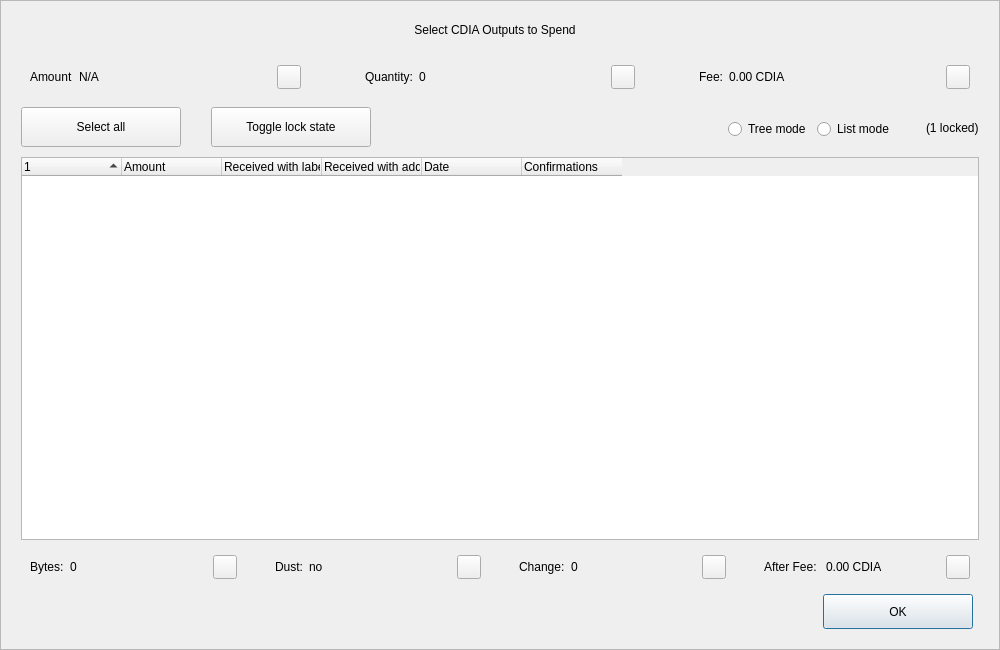
<?xml version="1.0" encoding="UTF-8"?>
<ui version="4.0">
 <class>CoinControlDialog</class>
 <widget class="QDialog" name="CoinControlDialog">
  <property name="geometry">
   <rect>
    <x>0</x>
    <y>0</y>
    <width>1000</width>
    <height>650</height>
   </rect>
  </property>
  <property name="minimumSize">
   <size>
    <width>950</width>
    <height>650</height>
   </size>
  </property>
  <property name="windowTitle">
   <string>Coin Selection</string>
  </property>
  <property name="styleSheet">
   <string notr="true"/>
  </property>
  <layout class="QVBoxLayout" name="verticalLayout">
   <property name="spacing">
    <number>0</number>
   </property>
   <property name="leftMargin">
    <number>0</number>
   </property>
   <property name="topMargin">
    <number>0</number>
   </property>
   <property name="rightMargin">
    <number>0</number>
   </property>
   <property name="bottomMargin">
    <number>0</number>
   </property>
   <item>
    <widget class="QFrame" name="frameContainer">
     <property name="toolTipDuration">
      <number>0</number>
     </property>
     <property name="frameShape">
      <enum>QFrame::StyledPanel</enum>
     </property>
     <property name="frameShadow">
      <enum>QFrame::Raised</enum>
     </property>
     <layout class="QVBoxLayout" name="verticalLayout_2">
      <property name="leftMargin">
       <number>0</number>
      </property>
      <property name="rightMargin">
       <number>0</number>
      </property>
      <property name="bottomMargin">
       <number>20</number>
      </property>
      <item>
       <layout class="QHBoxLayout" name="horizontalLayout_12">
        <property name="spacing">
         <number>0</number>
        </property>
        <property name="leftMargin">
         <number>20</number>
        </property>
        <property name="rightMargin">
         <number>30</number>
        </property>
        <item>
         <spacer name="horizontalSpacer_4">
          <property name="orientation">
           <enum>Qt::Horizontal</enum>
          </property>
          <property name="sizeHint" stdset="0">
           <size>
            <width>40</width>
            <height>20</height>
           </size>
          </property>
         </spacer>
        </item>
        <item>
         <widget class="QLabel" name="labelTitle">
          <property name="minimumSize">
           <size>
            <width>0</width>
            <height>40</height>
           </size>
          </property>
          <property name="maximumSize">
           <size>
            <width>16777215</width>
            <height>40</height>
           </size>
          </property>
          <property name="text">
           <string>Select CDIA Outputs to Spend</string>
          </property>
          <property name="alignment">
           <set>Qt::AlignCenter</set>
          </property>
          <property name="margin">
           <number>7</number>
          </property>
         </widget>
        </item>
        <item>
         <spacer name="horizontalSpacer_5">
          <property name="orientation">
           <enum>Qt::Horizontal</enum>
          </property>
          <property name="sizeHint" stdset="0">
           <size>
            <width>40</width>
            <height>20</height>
           </size>
          </property>
         </spacer>
        </item>
       </layout>
      </item>
      <item>
       <layout class="QHBoxLayout" name="horizontalLayout_8">
        <property name="leftMargin">
         <number>20</number>
        </property>
        <property name="rightMargin">
         <number>20</number>
        </property>
        <item>
         <widget class="QWidget" name="layoutAmount" native="true">
          <layout class="QHBoxLayout" name="horizontalLayout_9" stretch="0,1,0">
           <item>
            <widget class="QLabel" name="labelCoinControlAmountText">
             <property name="text">
              <string>Amount</string>
             </property>
            </widget>
           </item>
           <item>
            <widget class="QLabel" name="labelCoinControlAmount">
             <property name="text">
              <string notr="true">N/A</string>
             </property>
            </widget>
           </item>
           <item alignment="Qt::AlignHCenter|Qt::AlignVCenter">
            <widget class="QPushButton" name="pushButtonAmount">
             <property name="minimumSize">
              <size>
               <width>0</width>
               <height>24</height>
              </size>
             </property>
             <property name="maximumSize">
              <size>
               <width>24</width>
               <height>26</height>
              </size>
             </property>
             <property name="focusPolicy">
              <enum>Qt::NoFocus</enum>
             </property>
             <property name="styleSheet">
              <string notr="true">padding-bottom:2px;
padding-right:4px;</string>
             </property>
             <property name="text">
              <string/>
             </property>
            </widget>
           </item>
          </layout>
         </widget>
        </item>
        <item>
         <spacer name="horizontalSpacer_2">
          <property name="orientation">
           <enum>Qt::Horizontal</enum>
          </property>
          <property name="sizeType">
           <enum>QSizePolicy::Fixed</enum>
          </property>
          <property name="sizeHint" stdset="0">
           <size>
            <width>40</width>
            <height>20</height>
           </size>
          </property>
         </spacer>
        </item>
        <item>
         <widget class="QWidget" name="layoutQuantity" native="true">
          <layout class="QHBoxLayout" name="horizontalLayout_10" stretch="0,1,0">
           <item>
            <widget class="QLabel" name="labelCoinControlQuantityText">
             <property name="text">
              <string>Quantity:</string>
             </property>
            </widget>
           </item>
           <item>
            <widget class="QLabel" name="labelCoinControlQuantity">
             <property name="text">
              <string notr="true">0</string>
             </property>
            </widget>
           </item>
           <item alignment="Qt::AlignHCenter|Qt::AlignVCenter">
            <widget class="QPushButton" name="pushButtonQuantity">
             <property name="minimumSize">
              <size>
               <width>0</width>
               <height>24</height>
              </size>
             </property>
             <property name="maximumSize">
              <size>
               <width>24</width>
               <height>26</height>
              </size>
             </property>
             <property name="focusPolicy">
              <enum>Qt::NoFocus</enum>
             </property>
             <property name="styleSheet">
              <string notr="true">padding-bottom:2px;
               padding-right:4px;</string>
             </property>
             <property name="text">
              <string/>
             </property>
            </widget>
           </item>
          </layout>
         </widget>
        </item>
        <item>
         <spacer name="horizontalSpacer_22">
          <property name="orientation">
           <enum>Qt::Horizontal</enum>
          </property>
          <property name="sizeType">
           <enum>QSizePolicy::Fixed</enum>
          </property>
          <property name="sizeHint" stdset="0">
           <size>
            <width>40</width>
            <height>20</height>
           </size>
          </property>
         </spacer>
        </item>
        <item>
         <widget class="QWidget" name="layoutFee" native="true">
          <layout class="QHBoxLayout" name="horizontalLayout_11" stretch="0,1,0">
           <item>
            <widget class="QLabel" name="labelCoinControlFeeText">
             <property name="text">
              <string>Fee:</string>
             </property>
            </widget>
           </item>
           <item>
            <widget class="QLabel" name="labelCoinControlFee">
             <property name="text">
              <string>0.00 CDIA</string>
             </property>
            </widget>
           </item>
           <item alignment="Qt::AlignHCenter|Qt::AlignVCenter">
            <widget class="QPushButton" name="pushButtonFee">
             <property name="minimumSize">
              <size>
               <width>0</width>
               <height>24</height>
              </size>
             </property>
             <property name="maximumSize">
              <size>
               <width>24</width>
               <height>26</height>
              </size>
             </property>
             <property name="focusPolicy">
              <enum>Qt::NoFocus</enum>
             </property>
             <property name="styleSheet">
              <string notr="true">padding-bottom:2px;
               padding-right:4px;</string>
             </property>
             <property name="text">
              <string/>
             </property>
            </widget>
           </item>
          </layout>
         </widget>
        </item>
       </layout>
      </item>
      <item>
       <widget class="QFrame" name="frame">
        <property name="minimumSize">
         <size>
          <width>0</width>
          <height>40</height>
         </size>
        </property>
        <property name="styleSheet">
         <string notr="true">#frame {
	border:0;
}</string>
        </property>
        <property name="frameShape">
         <enum>QFrame::StyledPanel</enum>
        </property>
        <property name="frameShadow">
         <enum>QFrame::Sunken</enum>
        </property>
        <layout class="QHBoxLayout" name="horizontalLayout">
         <property name="spacing">
          <number>0</number>
         </property>
         <property name="leftMargin">
          <number>20</number>
         </property>
         <property name="topMargin">
          <number>0</number>
         </property>
         <property name="rightMargin">
          <number>20</number>
         </property>
         <property name="bottomMargin">
          <number>0</number>
         </property>
         <item>
          <layout class="QHBoxLayout" name="horizontalLayoutPanel" stretch="0,0,0,0,0,0">
           <property name="spacing">
            <number>20</number>
           </property>
           <item>
            <widget class="QPushButton" name="pushButtonSelectAll">
             <property name="sizePolicy">
              <sizepolicy hsizetype="Maximum" vsizetype="Fixed">
               <horstretch>0</horstretch>
               <verstretch>0</verstretch>
              </sizepolicy>
             </property>
             <property name="minimumSize">
              <size>
               <width>160</width>
               <height>40</height>
              </size>
             </property>
             <property name="maximumSize">
              <size>
               <width>16777215</width>
               <height>40</height>
              </size>
             </property>
             <property name="text">
              <string>Select all</string>
             </property>
             <property name="checkable">
              <bool>true</bool>
             </property>
             <property name="checked">
              <bool>false</bool>
             </property>
             <property name="autoExclusive">
              <bool>false</bool>
             </property>
             <property name="autoDefault">
              <bool>false</bool>
             </property>
            </widget>
           </item>
           <item>
            <spacer name="horizontalSpacer_6">
             <property name="orientation">
              <enum>Qt::Horizontal</enum>
             </property>
             <property name="sizeType">
              <enum>QSizePolicy::Fixed</enum>
             </property>
             <property name="sizeHint" stdset="0">
              <size>
               <width>10</width>
               <height>20</height>
              </size>
             </property>
            </spacer>
           </item>
           <item>
            <widget class="QPushButton" name="pushButtonToggleLock">
             <property name="sizePolicy">
              <sizepolicy hsizetype="Maximum" vsizetype="Fixed">
               <horstretch>0</horstretch>
               <verstretch>0</verstretch>
              </sizepolicy>
             </property>
             <property name="minimumSize">
              <size>
               <width>160</width>
               <height>40</height>
              </size>
             </property>
             <property name="maximumSize">
              <size>
               <width>16777215</width>
               <height>40</height>
              </size>
             </property>
             <property name="text">
              <string>Toggle lock state</string>
             </property>
             <property name="checkable">
              <bool>true</bool>
             </property>
             <property name="autoExclusive">
              <bool>false</bool>
             </property>
             <property name="autoDefault">
              <bool>false</bool>
             </property>
            </widget>
           </item>
           <item>
            <spacer name="horizontalSpacer_7">
             <property name="orientation">
              <enum>Qt::Horizontal</enum>
             </property>
             <property name="sizeType">
              <enum>QSizePolicy::Expanding</enum>
             </property>
             <property name="sizeHint" stdset="0">
              <size>
               <width>30</width>
               <height>20</height>
              </size>
             </property>
            </spacer>
           </item>
           <item alignment="Qt::AlignRight">
            <widget class="QGroupBox" name="groupBox_2">
             <property name="styleSheet">
              <string notr="true">#groupBox_2 {
    background-color:transparent;
    border-radius:0;
}</string>
             </property>
             <property name="title">
              <string/>
             </property>
             <layout class="QHBoxLayout" name="horizontalLayout_14">
              <item>
               <widget class="QRadioButton" name="radioTreeMode">
                <property name="sizePolicy">
                 <sizepolicy hsizetype="Maximum" vsizetype="Fixed">
                  <horstretch>0</horstretch>
                  <verstretch>0</verstretch>
                 </sizepolicy>
                </property>
                <property name="text">
                 <string>Tree mode</string>
                </property>
               </widget>
              </item>
              <item>
               <widget class="QRadioButton" name="radioListMode">
                <property name="sizePolicy">
                 <sizepolicy hsizetype="Maximum" vsizetype="Fixed">
                  <horstretch>0</horstretch>
                  <verstretch>0</verstretch>
                 </sizepolicy>
                </property>
                <property name="text">
                 <string>List mode</string>
                </property>
                <property name="checked">
                 <bool>false</bool>
                </property>
               </widget>
              </item>
             </layout>
            </widget>
           </item>
           <item>
            <widget class="QLabel" name="labelLocked">
             <property name="text">
              <string>(1 locked)</string>
             </property>
            </widget>
           </item>
          </layout>
         </item>
        </layout>
       </widget>
      </item>
      <item>
       <layout class="QHBoxLayout" name="horizontalLayout_13">
        <property name="leftMargin">
         <number>20</number>
        </property>
        <property name="rightMargin">
         <number>20</number>
        </property>
        <item>
         <widget class="CoinControlTreeWidget" name="treeWidget">
          <property name="contextMenuPolicy">
           <enum>Qt::CustomContextMenu</enum>
          </property>
          <property name="styleSheet">
           <string notr="true"/>
          </property>
          <property name="sortingEnabled">
           <bool>false</bool>
          </property>
          <property name="columnCount">
           <number>6</number>
          </property>
          <attribute name="headerShowSortIndicator" stdset="0">
           <bool>true</bool>
          </attribute>
          <attribute name="headerStretchLastSection">
           <bool>false</bool>
          </attribute>
          <column>
           <property name="text">
            <string/>
           </property>
          </column>
          <column>
           <property name="text">
            <string>Amount</string>
           </property>
          </column>
          <column>
           <property name="text">
            <string>Received with label</string>
           </property>
          </column>
          <column>
           <property name="text">
            <string>Received with address</string>
           </property>
          </column>
          <column>
           <property name="text">
            <string>Date</string>
           </property>
          </column>
          <column>
           <property name="text">
            <string>Confirmations</string>
           </property>
           <property name="toolTip">
            <string>Confirmed</string>
           </property>
          </column>
         </widget>
        </item>
       </layout>
      </item>
      <item>
       <layout class="QHBoxLayout" name="horizontalLayout_3">
        <property name="spacing">
         <number>20</number>
        </property>
        <property name="leftMargin">
         <number>20</number>
        </property>
        <property name="rightMargin">
         <number>20</number>
        </property>
        <item>
         <widget class="QWidget" name="layoutBytes" native="true">
          <layout class="QHBoxLayout" name="horizontalLayout_4" stretch="0,1,0">
           <item>
            <widget class="QLabel" name="labelCoinControlBytesText">
             <property name="text">
              <string>Bytes:</string>
             </property>
            </widget>
           </item>
           <item>
            <widget class="QLabel" name="labelCoinControlBytes">
             <property name="text">
              <string notr="true">0</string>
             </property>
            </widget>
           </item>
           <item alignment="Qt::AlignHCenter|Qt::AlignVCenter">
            <widget class="QPushButton" name="pushButtonBytes">
             <property name="minimumSize">
              <size>
               <width>0</width>
               <height>24</height>
              </size>
             </property>
             <property name="maximumSize">
              <size>
               <width>24</width>
               <height>26</height>
              </size>
             </property>
             <property name="focusPolicy">
              <enum>Qt::NoFocus</enum>
             </property>
             <property name="styleSheet">
              <string notr="true">padding-bottom:2px;
               padding-right:4px;</string>
             </property>
             <property name="text">
              <string/>
             </property>
            </widget>
           </item>
          </layout>
         </widget>
        </item>
        <item>
         <widget class="QWidget" name="layoutDust" native="true">
          <layout class="QHBoxLayout" name="horizontalLayout_5" stretch="0,1,0">
           <item>
            <widget class="QLabel" name="labelCoinControlLowOutputText">
             <property name="text">
              <string>Dust:</string>
             </property>
            </widget>
           </item>
           <item>
            <widget class="QLabel" name="labelCoinControlLowOutput">
             <property name="text">
              <string>no</string>
             </property>
            </widget>
           </item>
           <item alignment="Qt::AlignHCenter|Qt::AlignVCenter">
            <widget class="QPushButton" name="pushButtonDust">
             <property name="minimumSize">
              <size>
               <width>0</width>
               <height>24</height>
              </size>
             </property>
             <property name="maximumSize">
              <size>
               <width>24</width>
               <height>26</height>
              </size>
             </property>
             <property name="focusPolicy">
              <enum>Qt::NoFocus</enum>
             </property>
             <property name="styleSheet">
              <string notr="true">padding-bottom:2px;
               padding-right:4px;</string>
             </property>
             <property name="text">
              <string/>
             </property>
            </widget>
           </item>
          </layout>
         </widget>
        </item>
        <item>
         <widget class="QWidget" name="layoutChange" native="true">
          <layout class="QHBoxLayout" name="horizontalLayout_6" stretch="0,1,0">
           <item>
            <widget class="QLabel" name="labelCoinControlChangeText">
             <property name="text">
              <string>Change:</string>
             </property>
            </widget>
           </item>
           <item>
            <widget class="QLabel" name="labelCoinControlChange">
             <property name="text">
              <string notr="true">0</string>
             </property>
            </widget>
           </item>
           <item alignment="Qt::AlignHCenter|Qt::AlignVCenter">
            <widget class="QPushButton" name="pushButtonChange">
             <property name="minimumSize">
              <size>
               <width>0</width>
               <height>24</height>
              </size>
             </property>
             <property name="maximumSize">
              <size>
               <width>24</width>
               <height>26</height>
              </size>
             </property>
             <property name="focusPolicy">
              <enum>Qt::NoFocus</enum>
             </property>
             <property name="styleSheet">
              <string notr="true">padding-bottom:2px;
               padding-right:4px;</string>
             </property>
             <property name="text">
              <string/>
             </property>
            </widget>
           </item>
          </layout>
         </widget>
        </item>
        <item>
         <widget class="QWidget" name="layoutAfter" native="true">
          <layout class="QHBoxLayout" name="horizontalLayout_7" stretch="0,1,0">
           <item>
            <widget class="QLabel" name="labelCoinControlAfterFeeText">
             <property name="text">
              <string>After Fee: </string>
             </property>
            </widget>
           </item>
           <item>
            <widget class="QLabel" name="labelCoinControlAfterFee">
             <property name="text">
              <string>0.00 CDIA</string>
             </property>
            </widget>
           </item>
           <item alignment="Qt::AlignHCenter|Qt::AlignVCenter">
            <widget class="QPushButton" name="pushButtonAlterFee">
             <property name="minimumSize">
              <size>
               <width>0</width>
               <height>24</height>
              </size>
             </property>
             <property name="maximumSize">
              <size>
               <width>24</width>
               <height>26</height>
              </size>
             </property>
             <property name="focusPolicy">
              <enum>Qt::NoFocus</enum>
             </property>
             <property name="styleSheet">
              <string notr="true">padding-bottom:2px;
               padding-right:4px;</string>
             </property>
             <property name="text">
              <string/>
             </property>
            </widget>
           </item>
          </layout>
         </widget>
        </item>
       </layout>
      </item>
      <item>
       <layout class="QHBoxLayout" name="horizontalLayout_2">
        <property name="spacing">
         <number>0</number>
        </property>
        <property name="leftMargin">
         <number>20</number>
        </property>
        <property name="rightMargin">
         <number>26</number>
        </property>
        <item>
         <spacer name="horizontalSpacer_3">
          <property name="orientation">
           <enum>Qt::Horizontal</enum>
          </property>
          <property name="sizeHint" stdset="0">
           <size>
            <width>558</width>
            <height>20</height>
           </size>
          </property>
         </spacer>
        </item>
        <item>
         <widget class="QPushButton" name="pushButtonOk">
          <property name="minimumSize">
           <size>
            <width>150</width>
            <height>35</height>
           </size>
          </property>
          <property name="text">
           <string>OK</string>
          </property>
         </widget>
        </item>
       </layout>
      </item>
     </layout>
    </widget>
   </item>
  </layout>
 </widget>
 <customwidgets>
  <customwidget>
   <class>CoinControlTreeWidget</class>
   <extends>QTreeWidget</extends>
   <header>coincontroltreewidget.h</header>
  </customwidget>
 </customwidgets>
 <resources/>
 <connections/>
</ui>
